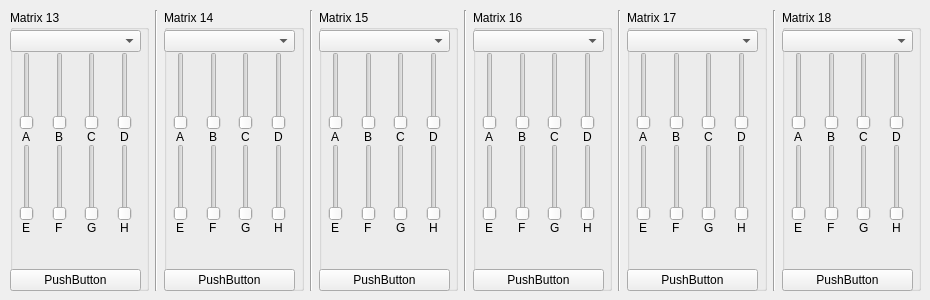
    <widget class="QWidget" name="matrix13_18Tab">
     <attribute name="title">
      <string>Matrix 13-18</string>
     </attribute>
     <widget class="QWidget" name="gridLayoutWidget_29">
      <property name="geometry">
       <rect>
        <x>10</x>
        <y>10</y>
        <width>911</width>
        <height>281</height>
       </rect>
      </property>
      <layout class="QGridLayout" name="matrix13_18GridLayout">
       <property name="sizeConstraint">
        <enum>QLayout::SetMinimumSize</enum>
       </property>
       <item row="0" column="0">
        <widget class="QGroupBox" name="matrix13GroupBox">
         <property name="title">
          <string>Matrix 13</string>
         </property>
         <widget class="QWidget" name="gridLayoutWidget_30">
          <property name="geometry">
           <rect>
            <x>0</x>
            <y>20</y>
            <width>131</width>
            <height>261</height>
           </rect>
          </property>
          <layout class="QGridLayout" name="matrix13GridLayout">
           <property name="spacing">
            <number>0</number>
           </property>
           <item row="3" column="2" alignment="Qt::AlignHCenter">
            <widget class="QSlider" name="slider_mtx_g_13">
             <property name="orientation">
              <enum>Qt::Vertical</enum>
             </property>
            </widget>
           </item>
           <item row="3" column="3" alignment="Qt::AlignHCenter">
            <widget class="QSlider" name="slider_mtx_h_13">
             <property name="orientation">
              <enum>Qt::Vertical</enum>
             </property>
            </widget>
           </item>
           <item row="1" column="3" alignment="Qt::AlignHCenter">
            <widget class="QSlider" name="slider_mtx_d_13">
             <property name="orientation">
              <enum>Qt::Vertical</enum>
             </property>
            </widget>
           </item>
           <item row="1" column="2" alignment="Qt::AlignHCenter">
            <widget class="QSlider" name="slider_mtx_c_13">
             <property name="orientation">
              <enum>Qt::Vertical</enum>
             </property>
            </widget>
           </item>
           <item row="2" column="3" alignment="Qt::AlignHCenter">
            <widget class="QLabel" name="label_100">
             <property name="text">
              <string>D</string>
             </property>
            </widget>
           </item>
           <item row="1" column="0" alignment="Qt::AlignHCenter">
            <widget class="QSlider" name="slider_mtx_a_13">
             <property name="orientation">
              <enum>Qt::Vertical</enum>
             </property>
            </widget>
           </item>
           <item row="1" column="1" alignment="Qt::AlignHCenter">
            <widget class="QSlider" name="slider_mtx_b_13">
             <property name="orientation">
              <enum>Qt::Vertical</enum>
             </property>
            </widget>
           </item>
           <item row="2" column="0" alignment="Qt::AlignHCenter">
            <widget class="QLabel" name="label_101">
             <property name="text">
              <string>A</string>
             </property>
            </widget>
           </item>
           <item row="3" column="0" alignment="Qt::AlignHCenter">
            <widget class="QSlider" name="slider_mtx_e_13">
             <property name="orientation">
              <enum>Qt::Vertical</enum>
             </property>
            </widget>
           </item>
           <item row="2" column="2" alignment="Qt::AlignHCenter">
            <widget class="QLabel" name="label_102">
             <property name="text">
              <string>C</string>
             </property>
            </widget>
           </item>
           <item row="3" column="1" alignment="Qt::AlignHCenter">
            <widget class="QSlider" name="slider_mtx_f_13">
             <property name="orientation">
              <enum>Qt::Vertical</enum>
             </property>
            </widget>
           </item>
           <item row="4" column="1" alignment="Qt::AlignHCenter">
            <widget class="QLabel" name="label_105">
             <property name="text">
              <string>F</string>
             </property>
            </widget>
           </item>
           <item row="2" column="1" alignment="Qt::AlignHCenter">
            <widget class="QLabel" name="label_103">
             <property name="text">
              <string>B</string>
             </property>
            </widget>
           </item>
           <item row="4" column="0" alignment="Qt::AlignHCenter">
            <widget class="QLabel" name="label_104">
             <property name="text">
              <string>E</string>
             </property>
            </widget>
           </item>
           <item row="4" column="3" alignment="Qt::AlignHCenter">
            <widget class="QLabel" name="label_107">
             <property name="text">
              <string>H</string>
             </property>
            </widget>
           </item>
           <item row="4" column="2" alignment="Qt::AlignHCenter">
            <widget class="QLabel" name="label_106">
             <property name="text">
              <string>G</string>
             </property>
            </widget>
           </item>
           <item row="0" column="0" colspan="4">
            <widget class="QComboBox" name="combo_matrix_in_13"/>
           </item>
           <item row="6" column="0" colspan="4">
            <widget class="QPushButton" name="matrix13BtnClear">
             <property name="text">
              <string>PushButton</string>
             </property>
            </widget>
           </item>
           <item row="5" column="0">
            <spacer name="verticalSpacer_18">
             <property name="orientation">
              <enum>Qt::Vertical</enum>
             </property>
             <property name="sizeHint" stdset="0">
              <size>
               <width>20</width>
               <height>40</height>
              </size>
             </property>
            </spacer>
           </item>
          </layout>
         </widget>
        </widget>
       </item>
       <item row="0" column="2">
        <widget class="QGroupBox" name="matrix14GroupBox">
         <property name="title">
          <string>Matrix 14</string>
         </property>
         <widget class="QWidget" name="gridLayoutWidget_31">
          <property name="geometry">
           <rect>
            <x>0</x>
            <y>20</y>
            <width>131</width>
            <height>261</height>
           </rect>
          </property>
          <layout class="QGridLayout" name="matrix14GridLayout">
           <property name="spacing">
            <number>0</number>
           </property>
           <item row="3" column="2" alignment="Qt::AlignHCenter">
            <widget class="QSlider" name="slider_mtx_g_14">
             <property name="orientation">
              <enum>Qt::Vertical</enum>
             </property>
            </widget>
           </item>
           <item row="3" column="3" alignment="Qt::AlignHCenter">
            <widget class="QSlider" name="slider_mtx_h_14">
             <property name="orientation">
              <enum>Qt::Vertical</enum>
             </property>
            </widget>
           </item>
           <item row="1" column="3" alignment="Qt::AlignHCenter">
            <widget class="QSlider" name="slider_mtx_d_14">
             <property name="orientation">
              <enum>Qt::Vertical</enum>
             </property>
            </widget>
           </item>
           <item row="1" column="2" alignment="Qt::AlignHCenter">
            <widget class="QSlider" name="slider_mtx_c_14">
             <property name="orientation">
              <enum>Qt::Vertical</enum>
             </property>
            </widget>
           </item>
           <item row="2" column="3" alignment="Qt::AlignHCenter">
            <widget class="QLabel" name="label_108">
             <property name="text">
              <string>D</string>
             </property>
            </widget>
           </item>
           <item row="1" column="0" alignment="Qt::AlignHCenter">
            <widget class="QSlider" name="slider_mtx_a_14">
             <property name="orientation">
              <enum>Qt::Vertical</enum>
             </property>
            </widget>
           </item>
           <item row="1" column="1" alignment="Qt::AlignHCenter">
            <widget class="QSlider" name="slider_mtx_b_14">
             <property name="orientation">
              <enum>Qt::Vertical</enum>
             </property>
            </widget>
           </item>
           <item row="2" column="0" alignment="Qt::AlignHCenter">
            <widget class="QLabel" name="label_109">
             <property name="text">
              <string>A</string>
             </property>
            </widget>
           </item>
           <item row="3" column="0" alignment="Qt::AlignHCenter">
            <widget class="QSlider" name="slider_mtx_e_14">
             <property name="orientation">
              <enum>Qt::Vertical</enum>
             </property>
            </widget>
           </item>
           <item row="2" column="2" alignment="Qt::AlignHCenter">
            <widget class="QLabel" name="label_110">
             <property name="text">
              <string>C</string>
             </property>
            </widget>
           </item>
           <item row="3" column="1" alignment="Qt::AlignHCenter">
            <widget class="QSlider" name="slider_mtx_f_14">
             <property name="orientation">
              <enum>Qt::Vertical</enum>
             </property>
            </widget>
           </item>
           <item row="4" column="1" alignment="Qt::AlignHCenter">
            <widget class="QLabel" name="label_113">
             <property name="text">
              <string>F</string>
             </property>
            </widget>
           </item>
           <item row="2" column="1" alignment="Qt::AlignHCenter">
            <widget class="QLabel" name="label_111">
             <property name="text">
              <string>B</string>
             </property>
            </widget>
           </item>
           <item row="4" column="0" alignment="Qt::AlignHCenter">
            <widget class="QLabel" name="label_112">
             <property name="text">
              <string>E</string>
             </property>
            </widget>
           </item>
           <item row="4" column="3" alignment="Qt::AlignHCenter">
            <widget class="QLabel" name="label_115">
             <property name="text">
              <string>H</string>
             </property>
            </widget>
           </item>
           <item row="4" column="2" alignment="Qt::AlignHCenter">
            <widget class="QLabel" name="label_114">
             <property name="text">
              <string>G</string>
             </property>
            </widget>
           </item>
           <item row="0" column="0" colspan="4">
            <widget class="QComboBox" name="combo_matrix_in_14"/>
           </item>
           <item row="6" column="0" colspan="4">
            <widget class="QPushButton" name="matrix14BtnClear">
             <property name="text">
              <string>PushButton</string>
             </property>
            </widget>
           </item>
           <item row="5" column="0">
            <spacer name="verticalSpacer_17">
             <property name="orientation">
              <enum>Qt::Vertical</enum>
             </property>
             <property name="sizeHint" stdset="0">
              <size>
               <width>20</width>
               <height>40</height>
              </size>
             </property>
            </spacer>
           </item>
          </layout>
         </widget>
        </widget>
       </item>
       <item row="0" column="4">
        <widget class="QGroupBox" name="matrix15GroupBox">
         <property name="title">
          <string>Matrix 15</string>
         </property>
         <widget class="QWidget" name="gridLayoutWidget_32">
          <property name="geometry">
           <rect>
            <x>0</x>
            <y>20</y>
            <width>131</width>
            <height>261</height>
           </rect>
          </property>
          <layout class="QGridLayout" name="matrix15GridLayout">
           <property name="spacing">
            <number>0</number>
           </property>
           <item row="3" column="2" alignment="Qt::AlignHCenter">
            <widget class="QSlider" name="slider_mtx_g_15">
             <property name="orientation">
              <enum>Qt::Vertical</enum>
             </property>
            </widget>
           </item>
           <item row="3" column="3" alignment="Qt::AlignHCenter">
            <widget class="QSlider" name="slider_mtx_h_15">
             <property name="orientation">
              <enum>Qt::Vertical</enum>
             </property>
            </widget>
           </item>
           <item row="1" column="3" alignment="Qt::AlignHCenter">
            <widget class="QSlider" name="slider_mtx_d_15">
             <property name="orientation">
              <enum>Qt::Vertical</enum>
             </property>
            </widget>
           </item>
           <item row="1" column="2" alignment="Qt::AlignHCenter">
            <widget class="QSlider" name="slider_mtx_c_15">
             <property name="orientation">
              <enum>Qt::Vertical</enum>
             </property>
            </widget>
           </item>
           <item row="2" column="3" alignment="Qt::AlignHCenter">
            <widget class="QLabel" name="label_116">
             <property name="text">
              <string>D</string>
             </property>
            </widget>
           </item>
           <item row="1" column="0" alignment="Qt::AlignHCenter">
            <widget class="QSlider" name="slider_mtx_a_15">
             <property name="orientation">
              <enum>Qt::Vertical</enum>
             </property>
            </widget>
           </item>
           <item row="1" column="1" alignment="Qt::AlignHCenter">
            <widget class="QSlider" name="slider_mtx_b_15">
             <property name="orientation">
              <enum>Qt::Vertical</enum>
             </property>
            </widget>
           </item>
           <item row="2" column="0" alignment="Qt::AlignHCenter">
            <widget class="QLabel" name="label_117">
             <property name="text">
              <string>A</string>
             </property>
            </widget>
           </item>
           <item row="3" column="0" alignment="Qt::AlignHCenter">
            <widget class="QSlider" name="slider_mtx_e_15">
             <property name="orientation">
              <enum>Qt::Vertical</enum>
             </property>
            </widget>
           </item>
           <item row="2" column="2" alignment="Qt::AlignHCenter">
            <widget class="QLabel" name="label_118">
             <property name="text">
              <string>C</string>
             </property>
            </widget>
           </item>
           <item row="3" column="1" alignment="Qt::AlignHCenter">
            <widget class="QSlider" name="slider_mtx_f_15">
             <property name="orientation">
              <enum>Qt::Vertical</enum>
             </property>
            </widget>
           </item>
           <item row="2" column="1" alignment="Qt::AlignHCenter">
            <widget class="QLabel" name="label_119">
             <property name="text">
              <string>B</string>
             </property>
            </widget>
           </item>
           <item row="4" column="0" alignment="Qt::AlignHCenter">
            <widget class="QLabel" name="label_120">
             <property name="text">
              <string>E</string>
             </property>
            </widget>
           </item>
           <item row="4" column="3" alignment="Qt::AlignHCenter">
            <widget class="QLabel" name="label_123">
             <property name="text">
              <string>H</string>
             </property>
            </widget>
           </item>
           <item row="4" column="2" alignment="Qt::AlignHCenter">
            <widget class="QLabel" name="label_122">
             <property name="text">
              <string>G</string>
             </property>
            </widget>
           </item>
           <item row="4" column="1" alignment="Qt::AlignHCenter">
            <widget class="QLabel" name="label_121">
             <property name="text">
              <string>F</string>
             </property>
            </widget>
           </item>
           <item row="0" column="0" colspan="4">
            <widget class="QComboBox" name="combo_matrix_in_15"/>
           </item>
           <item row="6" column="0" colspan="4">
            <widget class="QPushButton" name="matrix15BtnClear">
             <property name="text">
              <string>PushButton</string>
             </property>
            </widget>
           </item>
           <item row="5" column="0">
            <spacer name="verticalSpacer_16">
             <property name="orientation">
              <enum>Qt::Vertical</enum>
             </property>
             <property name="sizeHint" stdset="0">
              <size>
               <width>20</width>
               <height>40</height>
              </size>
             </property>
            </spacer>
           </item>
          </layout>
         </widget>
        </widget>
       </item>
       <item row="0" column="6">
        <widget class="QGroupBox" name="matrix16GroupBox">
         <property name="title">
          <string>Matrix 16</string>
         </property>
         <widget class="QWidget" name="gridLayoutWidget_33">
          <property name="geometry">
           <rect>
            <x>0</x>
            <y>20</y>
            <width>131</width>
            <height>261</height>
           </rect>
          </property>
          <layout class="QGridLayout" name="matrix16GridLayout">
           <property name="spacing">
            <number>0</number>
           </property>
           <item row="3" column="2" alignment="Qt::AlignHCenter">
            <widget class="QSlider" name="slider_mtx_g_16">
             <property name="orientation">
              <enum>Qt::Vertical</enum>
             </property>
            </widget>
           </item>
           <item row="3" column="3" alignment="Qt::AlignHCenter">
            <widget class="QSlider" name="slider_mtx_h_16">
             <property name="orientation">
              <enum>Qt::Vertical</enum>
             </property>
            </widget>
           </item>
           <item row="1" column="3" alignment="Qt::AlignHCenter">
            <widget class="QSlider" name="slider_mtx_d_16">
             <property name="orientation">
              <enum>Qt::Vertical</enum>
             </property>
            </widget>
           </item>
           <item row="1" column="2" alignment="Qt::AlignHCenter">
            <widget class="QSlider" name="slider_mtx_c_16">
             <property name="orientation">
              <enum>Qt::Vertical</enum>
             </property>
            </widget>
           </item>
           <item row="2" column="3" alignment="Qt::AlignHCenter">
            <widget class="QLabel" name="label_124">
             <property name="text">
              <string>D</string>
             </property>
            </widget>
           </item>
           <item row="1" column="0" alignment="Qt::AlignHCenter">
            <widget class="QSlider" name="slider_mtx_a_16">
             <property name="orientation">
              <enum>Qt::Vertical</enum>
             </property>
            </widget>
           </item>
           <item row="1" column="1" alignment="Qt::AlignHCenter">
            <widget class="QSlider" name="slider_mtx_b_16">
             <property name="orientation">
              <enum>Qt::Vertical</enum>
             </property>
            </widget>
           </item>
           <item row="2" column="0" alignment="Qt::AlignHCenter">
            <widget class="QLabel" name="label_125">
             <property name="text">
              <string>A</string>
             </property>
            </widget>
           </item>
           <item row="3" column="0" alignment="Qt::AlignHCenter">
            <widget class="QSlider" name="slider_mtx_e_16">
             <property name="orientation">
              <enum>Qt::Vertical</enum>
             </property>
            </widget>
           </item>
           <item row="2" column="2" alignment="Qt::AlignHCenter">
            <widget class="QLabel" name="label_126">
             <property name="text">
              <string>C</string>
             </property>
            </widget>
           </item>
           <item row="3" column="1" alignment="Qt::AlignHCenter">
            <widget class="QSlider" name="slider_mtx_f_16">
             <property name="orientation">
              <enum>Qt::Vertical</enum>
             </property>
            </widget>
           </item>
           <item row="4" column="1" alignment="Qt::AlignHCenter">
            <widget class="QLabel" name="label_129">
             <property name="text">
              <string>F</string>
             </property>
            </widget>
           </item>
           <item row="2" column="1" alignment="Qt::AlignHCenter">
            <widget class="QLabel" name="label_127">
             <property name="text">
              <string>B</string>
             </property>
            </widget>
           </item>
           <item row="4" column="0" alignment="Qt::AlignHCenter">
            <widget class="QLabel" name="label_128">
             <property name="text">
              <string>E</string>
             </property>
            </widget>
           </item>
           <item row="4" column="3" alignment="Qt::AlignHCenter">
            <widget class="QLabel" name="label_131">
             <property name="text">
              <string>H</string>
             </property>
            </widget>
           </item>
           <item row="4" column="2" alignment="Qt::AlignHCenter">
            <widget class="QLabel" name="label_130">
             <property name="text">
              <string>G</string>
             </property>
            </widget>
           </item>
           <item row="0" column="0" colspan="4">
            <widget class="QComboBox" name="combo_matrix_in_16"/>
           </item>
           <item row="6" column="0" colspan="4">
            <widget class="QPushButton" name="matrix16BtnClear">
             <property name="text">
              <string>PushButton</string>
             </property>
            </widget>
           </item>
           <item row="5" column="1">
            <spacer name="verticalSpacer_15">
             <property name="orientation">
              <enum>Qt::Vertical</enum>
             </property>
             <property name="sizeHint" stdset="0">
              <size>
               <width>20</width>
               <height>40</height>
              </size>
             </property>
            </spacer>
           </item>
          </layout>
         </widget>
        </widget>
       </item>
       <item row="0" column="8">
        <widget class="QGroupBox" name="matrix17GroupBox">
         <property name="title">
          <string>Matrix 17</string>
         </property>
         <widget class="QWidget" name="gridLayoutWidget_34">
          <property name="geometry">
           <rect>
            <x>0</x>
            <y>20</y>
            <width>131</width>
            <height>261</height>
           </rect>
          </property>
          <layout class="QGridLayout" name="matrix17GridLayout">
           <property name="spacing">
            <number>0</number>
           </property>
           <item row="3" column="2" alignment="Qt::AlignHCenter">
            <widget class="QSlider" name="slider_mtx_g_17">
             <property name="orientation">
              <enum>Qt::Vertical</enum>
             </property>
            </widget>
           </item>
           <item row="3" column="3" alignment="Qt::AlignHCenter">
            <widget class="QSlider" name="slider_mtx_h_17">
             <property name="orientation">
              <enum>Qt::Vertical</enum>
             </property>
            </widget>
           </item>
           <item row="1" column="3" alignment="Qt::AlignHCenter">
            <widget class="QSlider" name="slider_mtx_d_17">
             <property name="orientation">
              <enum>Qt::Vertical</enum>
             </property>
            </widget>
           </item>
           <item row="1" column="2" alignment="Qt::AlignHCenter">
            <widget class="QSlider" name="slider_mtx_c_17">
             <property name="orientation">
              <enum>Qt::Vertical</enum>
             </property>
            </widget>
           </item>
           <item row="2" column="3" alignment="Qt::AlignHCenter">
            <widget class="QLabel" name="label_132">
             <property name="text">
              <string>D</string>
             </property>
            </widget>
           </item>
           <item row="1" column="0" alignment="Qt::AlignHCenter">
            <widget class="QSlider" name="slider_mtx_a_17">
             <property name="orientation">
              <enum>Qt::Vertical</enum>
             </property>
            </widget>
           </item>
           <item row="1" column="1" alignment="Qt::AlignHCenter">
            <widget class="QSlider" name="slider_mtx_b_17">
             <property name="orientation">
              <enum>Qt::Vertical</enum>
             </property>
            </widget>
           </item>
           <item row="2" column="0" alignment="Qt::AlignHCenter">
            <widget class="QLabel" name="label_133">
             <property name="text">
              <string>A</string>
             </property>
            </widget>
           </item>
           <item row="3" column="0" alignment="Qt::AlignHCenter">
            <widget class="QSlider" name="slider_mtx_e_17">
             <property name="orientation">
              <enum>Qt::Vertical</enum>
             </property>
            </widget>
           </item>
           <item row="2" column="2" alignment="Qt::AlignHCenter">
            <widget class="QLabel" name="label_134">
             <property name="text">
              <string>C</string>
             </property>
            </widget>
           </item>
           <item row="3" column="1" alignment="Qt::AlignHCenter">
            <widget class="QSlider" name="slider_mtx_f_17">
             <property name="orientation">
              <enum>Qt::Vertical</enum>
             </property>
            </widget>
           </item>
           <item row="4" column="1" alignment="Qt::AlignHCenter">
            <widget class="QLabel" name="label_137">
             <property name="text">
              <string>F</string>
             </property>
            </widget>
           </item>
           <item row="2" column="1" alignment="Qt::AlignHCenter">
            <widget class="QLabel" name="label_135">
             <property name="text">
              <string>B</string>
             </property>
            </widget>
           </item>
           <item row="4" column="0" alignment="Qt::AlignHCenter">
            <widget class="QLabel" name="label_136">
             <property name="text">
              <string>E</string>
             </property>
            </widget>
           </item>
           <item row="4" column="3" alignment="Qt::AlignHCenter">
            <widget class="QLabel" name="label_139">
             <property name="text">
              <string>H</string>
             </property>
            </widget>
           </item>
           <item row="4" column="2" alignment="Qt::AlignHCenter">
            <widget class="QLabel" name="label_138">
             <property name="text">
              <string>G</string>
             </property>
            </widget>
           </item>
           <item row="0" column="0" colspan="4">
            <widget class="QComboBox" name="combo_matrix_in_17"/>
           </item>
           <item row="6" column="0" colspan="4">
            <widget class="QPushButton" name="matrix17BtnClear">
             <property name="text">
              <string>PushButton</string>
             </property>
            </widget>
           </item>
           <item row="5" column="1">
            <spacer name="verticalSpacer_14">
             <property name="orientation">
              <enum>Qt::Vertical</enum>
             </property>
             <property name="sizeHint" stdset="0">
              <size>
               <width>20</width>
               <height>40</height>
              </size>
             </property>
            </spacer>
           </item>
          </layout>
         </widget>
        </widget>
       </item>
       <item row="0" column="10">
        <widget class="QGroupBox" name="matrix18GroupBox">
         <property name="title">
          <string>Matrix 18</string>
         </property>
         <widget class="QWidget" name="gridLayoutWidget_35">
          <property name="geometry">
           <rect>
            <x>0</x>
            <y>20</y>
            <width>131</width>
            <height>261</height>
           </rect>
          </property>
          <layout class="QGridLayout" name="matrix18GridLayout">
           <property name="spacing">
            <number>0</number>
           </property>
           <item row="3" column="2" alignment="Qt::AlignHCenter">
            <widget class="QSlider" name="slider_mtx_g_18">
             <property name="orientation">
              <enum>Qt::Vertical</enum>
             </property>
            </widget>
           </item>
           <item row="3" column="3" alignment="Qt::AlignHCenter">
            <widget class="QSlider" name="slider_mtx_h_18">
             <property name="orientation">
              <enum>Qt::Vertical</enum>
             </property>
            </widget>
           </item>
           <item row="1" column="3" alignment="Qt::AlignHCenter">
            <widget class="QSlider" name="slider_mtx_d_18">
             <property name="orientation">
              <enum>Qt::Vertical</enum>
             </property>
            </widget>
           </item>
           <item row="1" column="2" alignment="Qt::AlignHCenter">
            <widget class="QSlider" name="slider_mtx_c_18">
             <property name="orientation">
              <enum>Qt::Vertical</enum>
             </property>
            </widget>
           </item>
           <item row="2" column="3" alignment="Qt::AlignHCenter">
            <widget class="QLabel" name="label_140">
             <property name="text">
              <string>D</string>
             </property>
            </widget>
           </item>
           <item row="1" column="0" alignment="Qt::AlignHCenter">
            <widget class="QSlider" name="slider_mtx_a_18">
             <property name="orientation">
              <enum>Qt::Vertical</enum>
             </property>
            </widget>
           </item>
           <item row="1" column="1" alignment="Qt::AlignHCenter">
            <widget class="QSlider" name="slider_mtx_b_18">
             <property name="orientation">
              <enum>Qt::Vertical</enum>
             </property>
            </widget>
           </item>
           <item row="2" column="0" alignment="Qt::AlignHCenter">
            <widget class="QLabel" name="label_141">
             <property name="text">
              <string>A</string>
             </property>
            </widget>
           </item>
           <item row="3" column="0" alignment="Qt::AlignHCenter">
            <widget class="QSlider" name="slider_mtx_e_18">
             <property name="orientation">
              <enum>Qt::Vertical</enum>
             </property>
            </widget>
           </item>
           <item row="2" column="2" alignment="Qt::AlignHCenter">
            <widget class="QLabel" name="label_142">
             <property name="text">
              <string>C</string>
             </property>
            </widget>
           </item>
           <item row="3" column="1" alignment="Qt::AlignHCenter">
            <widget class="QSlider" name="slider_mtx_f_18">
             <property name="orientation">
              <enum>Qt::Vertical</enum>
             </property>
            </widget>
           </item>
           <item row="4" column="1" alignment="Qt::AlignHCenter">
            <widget class="QLabel" name="label_145">
             <property name="text">
              <string>F</string>
             </property>
            </widget>
           </item>
           <item row="2" column="1" alignment="Qt::AlignHCenter">
            <widget class="QLabel" name="label_143">
             <property name="text">
              <string>B</string>
             </property>
            </widget>
           </item>
           <item row="4" column="0" alignment="Qt::AlignHCenter">
            <widget class="QLabel" name="label_144">
             <property name="text">
              <string>E</string>
             </property>
            </widget>
           </item>
           <item row="4" column="3" alignment="Qt::AlignHCenter">
            <widget class="QLabel" name="label_147">
             <property name="text">
              <string>H</string>
             </property>
            </widget>
           </item>
           <item row="4" column="2" alignment="Qt::AlignHCenter">
            <widget class="QLabel" name="label_146">
             <property name="text">
              <string>G</string>
             </property>
            </widget>
           </item>
           <item row="0" column="0" colspan="4">
            <widget class="QComboBox" name="combo_matrix_in_18"/>
           </item>
           <item row="6" column="0" colspan="4">
            <widget class="QPushButton" name="matrix18BtnClear">
             <property name="text">
              <string>PushButton</string>
             </property>
            </widget>
           </item>
           <item row="5" column="0">
            <spacer name="verticalSpacer_13">
             <property name="orientation">
              <enum>Qt::Vertical</enum>
             </property>
             <property name="sizeHint" stdset="0">
              <size>
               <width>20</width>
               <height>40</height>
              </size>
             </property>
            </spacer>
           </item>
          </layout>
         </widget>
        </widget>
       </item>
       <item row="0" column="5">
        <widget class="Line" name="line_28">
         <property name="orientation">
          <enum>Qt::Vertical</enum>
         </property>
        </widget>
       </item>
       <item row="0" column="3">
        <widget class="Line" name="line_27">
         <property name="orientation">
          <enum>Qt::Vertical</enum>
         </property>
        </widget>
       </item>
       <item row="0" column="7">
        <widget class="Line" name="line_29">
         <property name="orientation">
          <enum>Qt::Vertical</enum>
         </property>
        </widget>
       </item>
       <item row="0" column="1">
        <widget class="Line" name="line_26">
         <property name="orientation">
          <enum>Qt::Vertical</enum>
         </property>
        </widget>
       </item>
       <item row="0" column="9">
        <widget class="Line" name="line_30">
         <property name="orientation">
          <enum>Qt::Vertical</enum>
         </property>
        </widget>
       </item>
      </layout>
     </widget>
    </widget>
